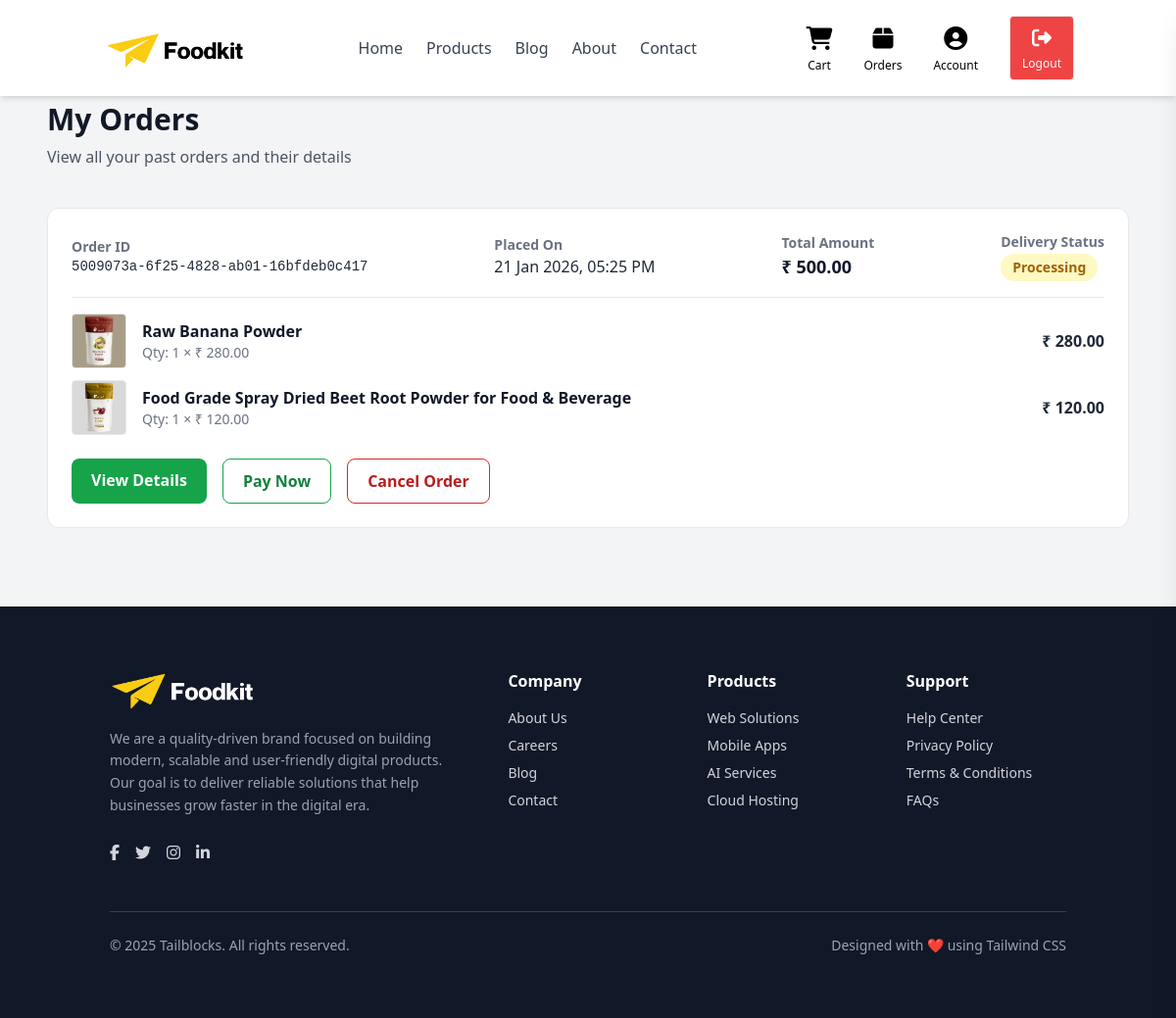
The app's page /my-orders/ (signed in), older data.
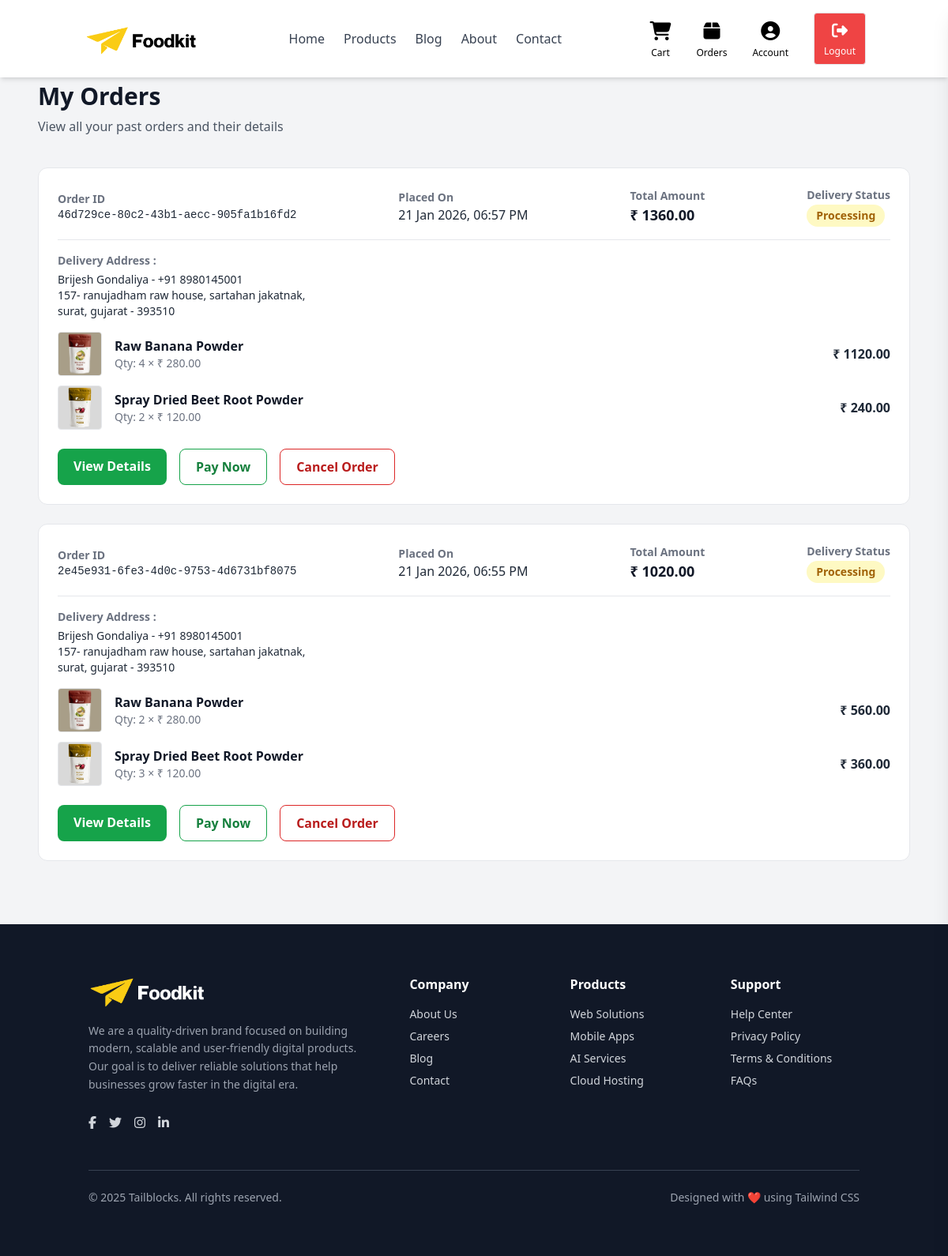
The same page, newer data.
### apps/store/models.py (models this page shows, shortened)
class Order(BaseModel):
    STATUS_CHOICES = (
        ("PENDING", "Pending"),
        ("PAID", "Paid"),
        ("CANCELLED", "Cancelled"),
    )
    DELIVERY_STATUS_CHOICES = (
        ("PROCESSING", "Processing"),
        ("SHIPPED", "Shipped"),
        ("OUT_FOR_DELIVERY", "Out for Delivery"),
        ("DELIVERED", "Delivered"),
        ("CANCELLED", "Cancelled"),
    )
    user = models.ForeignKey(User, on_delete=models.CASCADE)
    subtotal = models.DecimalField(max_digits=10, decimal_places=2)
    shipping = models.DecimalField(max_digits=10, decimal_places=2)
    total_amount = models.DecimalField(max_digits=10, decimal_places=2)
    status = models.CharField(
        max_length=20,
        choices=STATUS_CHOICES,
        default="PENDING"
    )
    delivery_status = models.CharField(
        max_length=30,
        choices=DELIVERY_STATUS_CHOICES,
        default="PROCESSING"
    )
    is_paid = models.BooleanField(default=False)
    address = models.ForeignKey(
        "Address",
        on_delete=models.SET_NULL,
        null=True,
        blank=True,
        related_name="orders"
    )

class OrderItem(BaseModel):
    order = models.ForeignKey(Order, related_name="items", on_delete=models.CASCADE)
    product = models.ForeignKey("Product", on_delete=models.CASCADE)
    qty = models.PositiveIntegerField()
    price = models.DecimalField(max_digits=10, decimal_places=2)   # per item price
    total_price = models.DecimalField(max_digits=10, decimal_places=2)

class Product(BaseModel):
    name = models.CharField(max_length=255)
    category = models.ForeignKey(
        ProductCategory,
        on_delete=models.CASCADE,
        related_name="products"
    )
    price = models.DecimalField(max_digits=10, decimal_places=2)
    weight = models.CharField(max_length=50)
    content = models.TextField()
    additional_details = models.JSONField(blank=True, null=True)
    image_1 = models.ImageField(
        upload_to=product_image_path,
        default="products/default_product.jpg",
        blank=True,
        null=True
    )
    image_2 = models.ImageField(
        upload_to=product_image_path,
        blank=True,
        null=True
    )
    image_3 = models.ImageField(
        upload_to=product_image_path,
        blank=True,
        null=True
    )
    image_4 = models.ImageField(
        upload_to=product_image_path,
        blank=True,
        null=True
    )
    is_active = models.BooleanField(default=True)
    class Meta:
        ordering = ['-created_at']
    def primary_image(self):
        if self.image_1:
            return self.image_1.url
        return settings.MEDIA_URL + "products/default_product.jpg"

class Address(BaseModel):
    user = models.ForeignKey(User,
        on_delete=models.CASCADE,
        related_name="addresses"
    )
    full_name = models.CharField(max_length=150)
    phone = models.CharField(max_length=15)
    address_line1 = models.CharField(max_length=255)
    address_line2 = models.CharField(max_length=255, blank=True, null=True)
    city = models.CharField(max_length=100)
    state = models.CharField(max_length=100)
    pincode = models.CharField(max_length=10)
    is_primary = models.BooleanField(default=False)
    created_at = models.DateTimeField(auto_now_add=True)

### apps/store/views.py (the view)
# urls.py: path("my-orders/", my_orders, name="my_orders"),
@login_required
def my_orders(request):
    user_id = request.session.get('user_id')
    if not user_id:
        return redirect("login")
    user_ = get_object_or_404(User, id=user_id)
    orders = Order.objects.filter(user=user_).order_by("-created_at")
    return render(request, "store/my_orders.html", {
        "orders": orders
    })

### apps/store/views.py (called while the page is built)
def login_required(view_func):
    @wraps(view_func)
    def wrapper(request, *args, **kwargs):
        if request.session.get('user_id'):
            return view_func(request, *args, **kwargs)
        messages.warning(request, "Please log in to continue.")
        return redirect('signin')
    return wrapper

### apps/store/templates/store/my_orders.html (shortened to what this page needs)
{% extends "store/base.html" %}
{% load static %}
{% block body %}
<div class="max-w-6xl mx-auto px-6 py-20">
    <div class="mb-10 pt-6">
        <h1 class="text-3xl font-bold text-gray-900">
            My Orders
        </h1>
        <p class="text-gray-600 mt-2">
            View all your past orders and their details
        </p>
    </div>
    {% if orders %}
    <div class="space-y-6">
        {% for order in orders %}
        <div class="border rounded-xl p-6 bg-white">
            <div class="flex flex-col md:flex-row md:items-center md:justify-between gap-4 mb-4">
                <div>
                    <p class="text-sm text-gray-500 font-semibold">
                        Order ID
                    </p>
                    <p class="font-mono text-sm text-gray-800 break-all">
                        {{ order.id }}
                    </p>
                </div>
                <div>
                    <p class="text-sm text-gray-500 font-semibold">
                        Placed On
                    </p>
                    <p class="text-gray-800">
                        {{ order.created_at|date:"d M Y, h:i A" }}
                    </p>
                </div>
                <div>
                    <p class="text-sm text-gray-500 font-semibold">
                        Total Amount
                    </p>
                    <p class="text-lg font-semibold text-gray-900">
                        ₹ {{ order.total_amount }}
                    </p>
                </div>
                <div>
                    <p class="text-sm text-gray-500 font-semibold">
                        Delivery Status
                    </p>
                    <p class="text-lg font-semibold text-gray-900">
                        {% if order.status == "CANCELLED" %}
                        <span class="inline-block bg-red-100 text-red-700 text-sm font-semibold px-3 py-1 rounded-full">
                            Cancelled
                        </span>
                        {% elif order.delivery_status == "DELIVERED" %}
                        <span class="inline-block bg-green-100 text-green-700 text-sm font-semibold px-3 py-1 rounded-full">
                            Delivered
                        </span>
                        {% elif order.delivery_status == "OUT_FOR_DELIVERY" %}
                        <span class="inline-block bg-orange-100 text-orange-700 text-sm font-semibold px-3 py-1 rounded-full">
                            Out for Delivery
                        </span>
                        {% elif order.delivery_status == "SHIPPED" %}
                        <span class="inline-block bg-indigo-100 text-indigo-700 text-sm font-semibold px-3 py-1 rounded-full">
                            Shipped
                        </span>
                        {% else %}
                        <span class="inline-block bg-yellow-100 text-yellow-700 text-sm font-semibold px-3 py-1 rounded-full">
                            Processing
                        </span>
                        {% endif %}
                    </p>
                </div>
            </div>
            <hr class="my-4">
            {% if order.address %}
            <div class="mb-4">
                <h3 class="text-sm font-semibold text-gray-500 mb-1">Delivery Address :</h3>
                <p class="text-gray-800 text-sm">
                    {{ order.address.full_name|title }} - {{ order.address.phone }}<br>
                    {{ order.address.address_line1 }}{% if order.address.address_line2 %}, {{ order.address.address_line2 }}{% endif %},<br>
                    {{ order.address.city }}, {{ order.address.state }} - {{ order.address.pincode }}
                </p>
            </div>
            {% endif %}
            <div class="space-y-3">
                {% for item in order.items.all|slice:":2" %}
                <div class="flex items-center gap-4">
                    <img src="{{ item.product.primary_image }}" class="w-14 h-14 object-contain rounded border">
                    <div class="flex-1">
                        <p class="font-semibold text-gray-900">
                            {{ item.product.name }}
                        </p>
                        <p class="text-sm text-gray-500">
                            Qty: {{ item.qty }} × ₹ {{ item.price }}
                        </p>
                    </div>
                    <div class="font-semibold text-gray-800">
                        ₹ {{ item.total_price }}
                    </div>
                </div>
                {% endfor %}
            </div>
            <div class="mt-6 flex flex-wrap gap-4">
                <a href="{% url 'order_detail' order.id %}"
                   class="bg-green-600 hover:bg-green-700 text-white px-5 py-2.5 rounded-lg font-semibold transition">
                    View Details
                </a>
                {% if not order.is_paid %}
                <a href="#"
                   class="border border-green-600 text-green-700 hover:bg-green-50 px-5 py-2.5 rounded-lg font-semibold transition">
                    Pay Now
                </a>
                {% endif %}
                {% if order.status != "CANCELLED" and order.delivery_status == "PROCESSING" %}
                <a href="{% url 'cancel_order' order.id %}"
                   onclick="return confirm('Are you sure you want to cancel this order?');"
                   class="border border-red-600 text-red-700 hover:bg-red-50 px-5 py-2.5 rounded-lg font-semibold transition">
                    Cancel Order
                </a>
                {% elif order.status == "CANCELLED" %}
                <span
                    class="inline-flex items-center gap-2 bg-red-100 text-red-700 px-5 py-2.5 rounded-lg font-semibold">
                    <i class="fa-solid fa-ban"></i>
                    Cancelled
                </span>
                {% endif %}
            </div>
        </div>
        {% endfor %}
    </div>
    {% endif %}
</div>
{% endblock %}

### apps/store/templates/store/base.html (shortened to what this page needs)
{% load static %}
<!DOCTYPE html>
<html lang="en">
<head>
    <script src="https://cdn.tailwindcss.com"></script>
    <link rel="stylesheet" href="https://cdnjs.cloudflare.com/ajax/libs/font-awesome/6.5.1/css/all.min.css">
</head>
<body class="bg-gray-100">
    <header class="bg-white shadow-md fixed w-full top-0 z-50">
        <div class="container mx-auto px-4 py-4 flex items-center justify-between">
            <a href="{% url 'index' %}" class="flex items-center gap-2">
                    <img src="{% static 'images/foodkit.png' %}" alt="Foodkit Logo"
                        class="object-cover" width="150px" />
            </a>
            <nav class="hidden md:flex items-center gap-6 text-gray-700">
                <a href="{% url 'index' %}" class="hover:text-yellow-500">Home</a>
                <a href="{% url 'products' %}" class="hover:text-yellow-500">Products</a>
                <a href="{% url 'blogs' %}" class="hover:text-yellow-500">Blog</a>
                <a href="{% url 'about' %}" class="hover:text-yellow-500">About</a>
                <a href="{% url 'contact' %}" class="hover:text-yellow-500">Contact</a>
            </nav>
            {% if request.session.user_id %}
            <div class="hidden md:flex items-center gap-8">
                <a href="{% url 'cart' %}" class="flex flex-col items-center hover:text-yellow-500 relative">
                    <i class="fas fa-shopping-cart text-2xl"></i>
                    <span class="text-xs mt-1">Cart</span>
                </a>
                <a href="{% url 'my_orders' %}" class="flex flex-col items-center hover:text-yellow-500">
                    <i class="fas fa-box text-2xl"></i>
                    <span class="text-xs mt-1">Orders</span>
                </a>
                <a href="{% url 'profile' %}" class="flex flex-col items-center hover:text-yellow-500">
                    <i class="fas fa-user-circle text-2xl"></i>
                    <span class="text-xs mt-1">{{ request.session.user_name|default:"Account" }}</span>
                </a>
                <a href="{% url 'logout' %}"
                    class="flex flex-col items-center px-3 py-2 border rounded bg-red-500 text-white hover:bg-red-100 hover:text-black">
                    <i class="fas fa-sign-out-alt text-xl"></i>
                    <span class="text-xs mt-1">Logout</span>
                </a>
            </div>
            {% endif %}
        </div>
    </header>
    <div class="">
        {% block body %}
        {% endblock %}
    </div>
    <footer class="bg-gray-900 text-gray-300">
        <div class="container mx-auto px-6 py-16">
            <div class="grid grid-cols-1 md:grid-cols-5 gap-10">
                <div class="md:col-span-2">
                    <div class="flex items-center gap-3">
                        <img src="{% static 'images/Foodkit-white.png' %}" alt="Foodkit Logo"
                        class="object-cover" width="150px" />
                    </div>
                    <p class="mt-4 text-sm leading-relaxed text-gray-400">
                        We are a quality-driven brand focused on building modern, scalable and
                        user-friendly digital products. Our goal is to deliver reliable solutions
                        that help businesses grow faster in the digital era.
                    </p>
                    <div class="flex gap-4 mt-6">
                        <a class="hover:text-yellow-500 transition"><i class="fab fa-facebook-f"></i></a>
                        <a class="hover:text-yellow-500 transition"><i class="fab fa-twitter"></i></a>
                        <a class="hover:text-yellow-500 transition"><i class="fab fa-instagram"></i></a>
                        <a class="hover:text-yellow-500 transition"><i class="fab fa-linkedin-in"></i></a>
                    </div>
                </div>
                <div>
                    <h3 class="text-white font-semibold mb-4">Company</h3>
                    <ul class="space-y-2 text-sm">
                        <li><a href="#" class="hover:text-yellow-500">About Us</a></li>
                        <li><a href="#" class="hover:text-yellow-500">Careers</a></li>
                        <li><a href="#" class="hover:text-yellow-500">Blog</a></li>
                        <li><a href="#" class="hover:text-yellow-500">Contact</a></li>
                    </ul>
                </div>
                <div>
                    <h3 class="text-white font-semibold mb-4">Products</h3>
                    <ul class="space-y-2 text-sm">
                        <li><a href="#" class="hover:text-yellow-500">Web Solutions</a></li>
                        <li><a href="#" class="hover:text-yellow-500">Mobile Apps</a></li>
                        <li><a href="#" class="hover:text-yellow-500">AI Services</a></li>
                        <li><a href="#" class="hover:text-yellow-500">Cloud Hosting</a></li>
                    </ul>
                </div>
                <div>
                    <h3 class="text-white font-semibold mb-4">Support</h3>
                    <ul class="space-y-2 text-sm">
                        <li><a href="#" class="hover:text-yellow-500">Help Center</a></li>
                        <li><a href="#" class="hover:text-yellow-500">Privacy Policy</a></li>
                        <li><a href="#" class="hover:text-yellow-500">Terms & Conditions</a></li>
                        <li><a href="#" class="hover:text-yellow-500">FAQs</a></li>
                    </ul>
                </div>
            </div>
            <div
                class="border-t border-gray-700 mt-12 pt-6 flex flex-col md:flex-row items-center justify-between text-sm">
                <p class="text-gray-400">
                    © 2025 Tailblocks. All rights reserved.
                </p>
                <p class="mt-2 md:mt-0 text-gray-400">
                    Designed with ❤️ using Tailwind CSS
                </p>
            </div>
        </div>
    </footer>
</body>
</html>

Row changes from the older to the newer data that the page shows:
removed Order: id "5009073a-6f25-4828-ab01-16bfdeb0c417", created_at "21 Jan 2026, 05:25 PM", total_amount "500.00", status "Processing", is_paid "Pay Now"
removed OrderItem: product.primary_image (picture), product.name "Raw Banana Powder", qty "1", price "280.00", total_price "280.00", shown under "5009073a-6f25-4828-ab01-16bfdeb0c417"
removed OrderItem: product.primary_image (picture), product.name "Food Grade Spray Dried Beet Root Powder for Food & Beverage", qty "1", price "120.00", total_price "120.00", shown under "5009073a-6f25-4828-ab01-16bfdeb0c417"
added Order: id "46d729ce-80c2-43b1-aecc-905fa1b16fd2", created_at "21 Jan 2026, 06:57 PM", total_amount "1360.00", status "Processing", address.full_name "Brijesh Gondaliya", address.phone "+91 8980145001", address.address_line1 "157- ranujadham raw house", address.address_line2 "sartahan jakatnak", address.city "surat", address.state "gujarat", address.pincode "393510", is_paid "Pay Now"
added OrderItem: product.primary_image (picture), product.name "Raw Banana Powder", qty "4", price "280.00", total_price "1120.00", shown under "46d729ce-80c2-43b1-aecc-905fa1b16fd2"
added OrderItem: product.primary_image (picture), product.name "Spray Dried Beet Root Powder", qty "2", price "120.00", total_price "240.00", shown under "46d729ce-80c2-43b1-aecc-905fa1b16fd2"
added Order: id "2e45e931-6fe3-4d0c-9753-4d6731bf8075", created_at "21 Jan 2026, 06:55 PM", total_amount "1020.00", status "Processing", address.full_name "Brijesh Gondaliya", address.phone "+91 8980145001", address.address_line1 "157- ranujadham raw house", address.address_line2 "sartahan jakatnak", address.city "surat", address.state "gujarat", address.pincode "393510", is_paid "Pay Now"
added OrderItem: product.primary_image (picture), product.name "Raw Banana Powder", qty "2", price "280.00", total_price "560.00", shown under "2e45e931-6fe3-4d0c-9753-4d6731bf8075"
added OrderItem: product.primary_image (picture), product.name "Spray Dried Beet Root Powder", qty "3", price "120.00", total_price "360.00", shown under "2e45e931-6fe3-4d0c-9753-4d6731bf8075"
